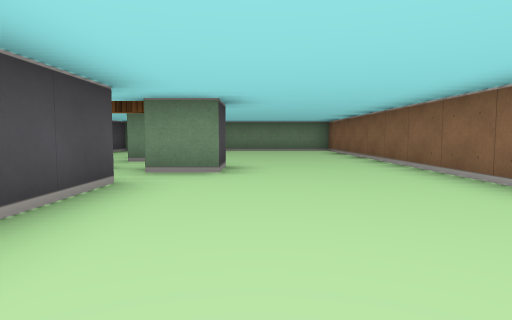
View 1 (above)

12 first-person views from a walk through a cub3D maze. The camera is about half as high as the walls, tilts 4° down and sees 75° across. The floor is counted in squares. Each view is taken from the middle of a square. On the plan, view 1 faces up. The plan holds only what a view shows up to about 9 squares ahead; the rest is blank.

View 2
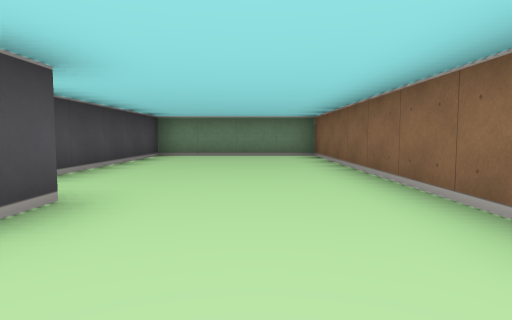

View 3
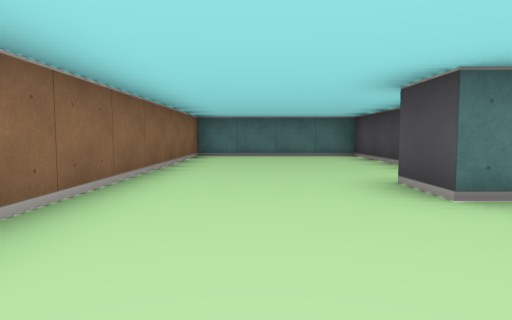

View 4
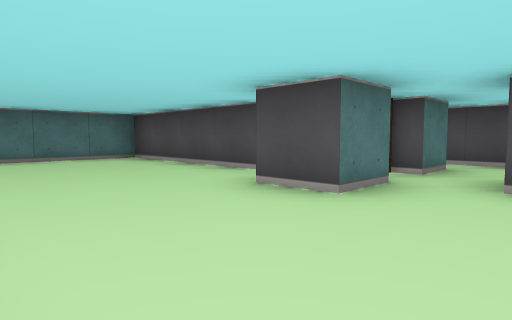

View 5
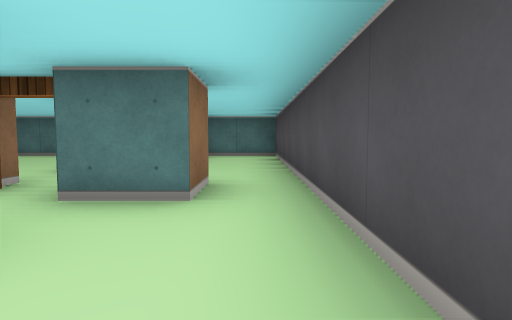

View 6
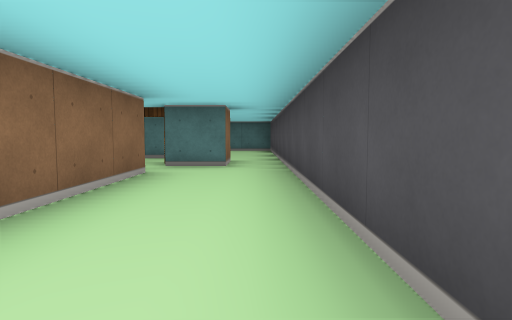

View 7
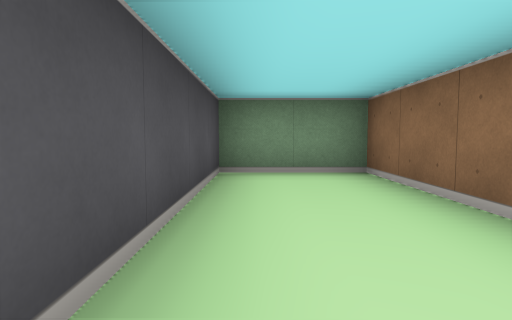

View 8
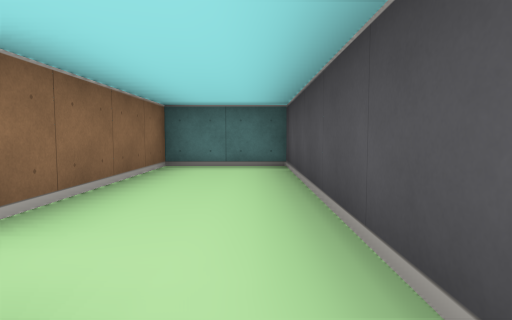

View 9
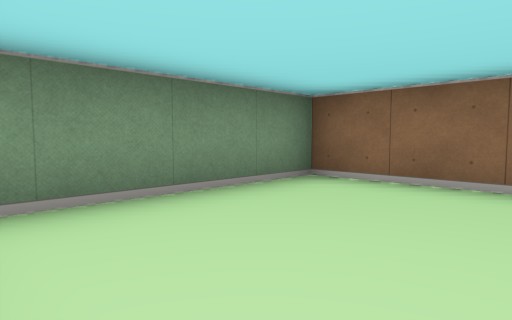

View 10
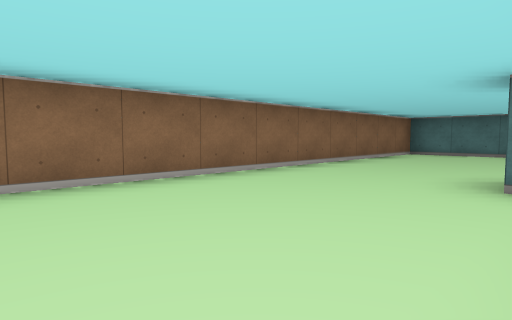

View 11
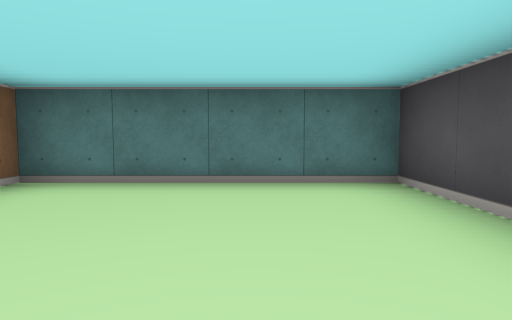

View 12
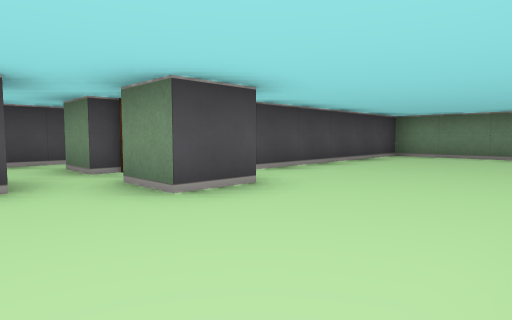

### Floor plan
Points are (right, up) in squares from view 1. A wall is a line through its corners. A room is listed if a view was taken in it or the views show most of it. See-through windows are left out.
Room 1 (views 1, 2, 3, 4, 9, 10, 11, 12)
walls: (-1.6, 5.5) (-0.5, 5.5) (-0.5, 4.5) (-1.5, 4.5); (-2, 3.5) (-1.5, 3.5) (-1.5, -0.5) (2.5, -0.5) (2.5, 11.5) (-1.5, 11.5) (-1.5, 6.5)
ways out: opening at (-2, 6) to room 2; opening at (-2, 4) to room 3
Room 2 (views 5, 6, 7, 8)
walls: (-2.5, 6.5) (-2.5, 11.5) (-4.5, 11.5) (-4.5, 4.5); (-3.5, 4.5) (-3.5, 5.5) (-2.5, 5.5)
ways out: opening at (-2, 6) to room 1; opening at (-4, 5) to room 3
Room 3 (no view inside)
walls: (-4.5, 4.5) (-4.5, -0.5) (-2.5, -0.5) (-2.5, 3.1); (-2.5, 4.5) (-3.5, 4.5)
ways out: opening at (-2, 4) to room 1; opening at (-4, 5) to room 2

Positions as (right, up) in squares from view 1, and headings:
1: (0, 0), facing up
2: (1, 3), facing up
3: (1, 8), facing down
4: (2, 7), facing down-left
5: (-4, 8), facing down
6: (-4, 11), facing down
7: (-4, 7), facing up
8: (-4, 5), facing down
9: (-1, 9), facing up-right
10: (-1, 9), facing down-right
11: (0, 3), facing down
12: (2, 3), facing up-left
